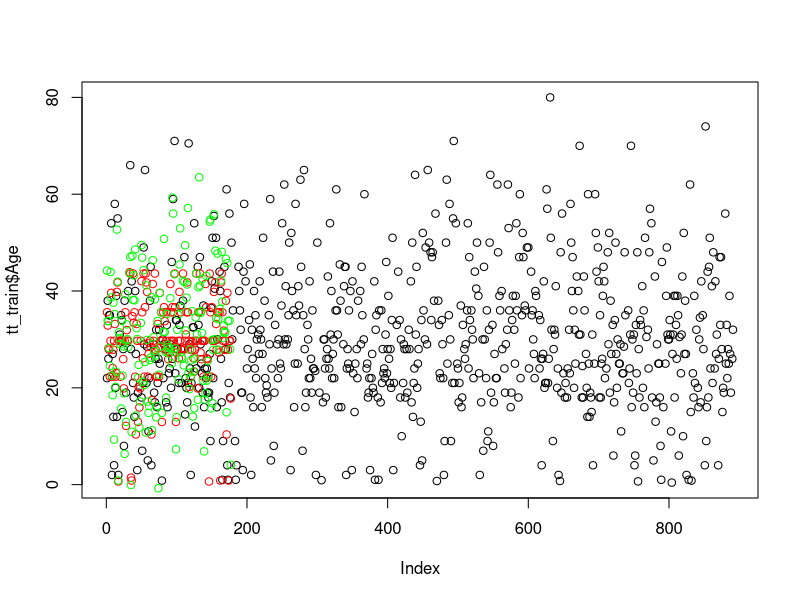

Reproduce this figure in R.
## ---- chunk 1
tt_train = read.csv('../input/treated_train.csv', header=T)

summary(tt_train)
## ---- chunk 2
tt_train = tt_train[, -1]
summary(tt_train)
## ---- chunk 3
cl_train = subset(tt_train, select=-c(PassengerId, Name, Ticket, Cabin))
summary(cl_train)
## ---- chunk 4
cl_train = na.omit(cl_train)
lm.fit = lm(Age ~ ., data=cl_train)

summary(lm.fit)
## ---- chunk 5
lm.fit = lm(Age ~ Survived + Pclass + Title + SibSp + Embarked, data=cl_train)

summary(lm.fit)
## ---- chunk 6
tt_train[which(tt_train$Title == 'Master' & is.na(tt_train$Age)), ]
## ---- chunk 7
imputed = predict(lm.fit, tt_train[which(is.na(tt_train$Age)), ])
random_imputed = rnorm(length(imputed), imputed, abs(residuals(lm.fit)))

plot(tt_train$Age)
points(imputed, col='red')
points(random_imputed, col='green')
